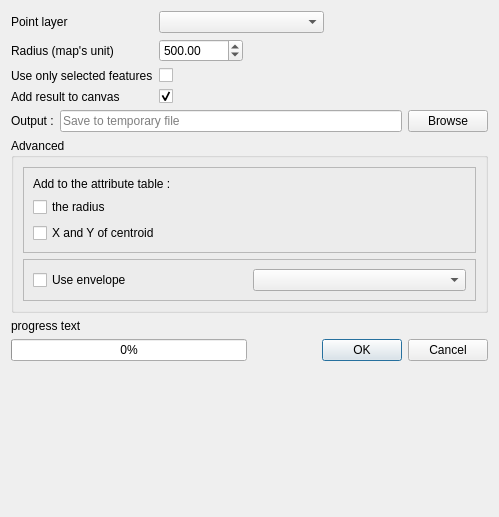
<?xml version="1.0" encoding="UTF-8"?>
<ui version="4.0">
 <class>Blur</class>
 <widget class="QWidget" name="Blur">
  <property name="geometry">
   <rect>
    <x>0</x>
    <y>0</y>
    <width>499</width>
    <height>517</height>
   </rect>
  </property>
  <property name="windowTitle">
   <string notr="true">Form</string>
  </property>
  <layout class="QVBoxLayout" name="verticalLayout">
   <item>
    <layout class="QFormLayout" name="formLayout">
     <property name="fieldGrowthPolicy">
      <enum>QFormLayout::ExpandingFieldsGrow</enum>
     </property>
     <item row="3" column="0">
      <widget class="QLabel" name="label_4">
       <property name="text">
        <string>Radius (map's unit)</string>
       </property>
      </widget>
     </item>
     <item row="4" column="0">
      <widget class="QLabel" name="label_5">
       <property name="text">
        <string>Use only selected features</string>
       </property>
      </widget>
     </item>
     <item row="4" column="1">
      <widget class="QCheckBox" name="checkBox_selectedOnlyFeatures">
       <property name="text">
        <string/>
       </property>
      </widget>
     </item>
     <item row="5" column="0">
      <widget class="QLabel" name="label_6">
       <property name="text">
        <string>Add result to canvas</string>
       </property>
      </widget>
     </item>
     <item row="5" column="1">
      <widget class="QCheckBox" name="checkBox_addToMap">
       <property name="text">
        <string/>
       </property>
       <property name="checked">
        <bool>true</bool>
       </property>
      </widget>
     </item>
     <item row="1" column="0">
      <widget class="QLabel" name="label_3">
       <property name="text">
        <string>Point layer</string>
       </property>
      </widget>
     </item>
     <item row="1" column="1">
      <layout class="QHBoxLayout" name="horizontalLayout_2">
       <item>
        <widget class="QComboBox" name="comboBox_layerToBlur">
         <property name="sizePolicy">
          <sizepolicy hsizetype="Expanding" vsizetype="Fixed">
           <horstretch>0</horstretch>
           <verstretch>0</verstretch>
          </sizepolicy>
         </property>
        </widget>
       </item>
       <item>
        <spacer name="horizontalSpacer">
         <property name="orientation">
          <enum>Qt::Horizontal</enum>
         </property>
         <property name="sizeHint" stdset="0">
          <size>
           <width>40</width>
           <height>20</height>
          </size>
         </property>
        </spacer>
       </item>
      </layout>
     </item>
     <item row="3" column="1">
      <widget class="QDoubleSpinBox" name="spinBox_radius">
       <property name="minimum">
        <double>0.000000000000000</double>
       </property>
       <property name="maximum">
        <double>999999999.000000000000000</double>
       </property>
       <property name="singleStep">
        <double>50.000000000000000</double>
       </property>
       <property name="value">
        <double>500.000000000000000</double>
       </property>
      </widget>
     </item>
    </layout>
   </item>
   <item>
    <layout class="QHBoxLayout" name="horizontalLayout">
     <item>
      <widget class="QLabel" name="label_7">
       <property name="text">
        <string>Output :</string>
       </property>
      </widget>
     </item>
     <item>
      <widget class="QLineEdit" name="lineEdit_outputFile">
       <property name="enabled">
        <bool>true</bool>
       </property>
       <property name="inputMask">
        <string/>
       </property>
       <property name="text">
        <string/>
       </property>
       <property name="placeholderText">
        <string>Save to temporary file</string>
       </property>
      </widget>
     </item>
     <item>
      <widget class="QPushButton" name="pushButton_browseFolder">
       <property name="text">
        <string>Browse</string>
       </property>
      </widget>
     </item>
    </layout>
   </item>
   <item>
    <widget class="QgsCollapsibleGroupBox" name="groupBox_advanced">
     <property name="title">
      <string>Advanced</string>
     </property>
     <property name="collapsed">
      <bool>true</bool>
     </property>
     <property name="saveCollapsedState">
      <bool>false</bool>
     </property>
     <layout class="QVBoxLayout" name="verticalLayout_4">
      <item>
       <widget class="QFrame" name="frame">
        <property name="sizePolicy">
         <sizepolicy hsizetype="Expanding" vsizetype="Preferred">
          <horstretch>0</horstretch>
          <verstretch>0</verstretch>
         </sizepolicy>
        </property>
        <property name="frameShape">
         <enum>QFrame::StyledPanel</enum>
        </property>
        <property name="frameShadow">
         <enum>QFrame::Raised</enum>
        </property>
        <layout class="QVBoxLayout" name="verticalLayout_2">
         <item>
          <widget class="QLabel" name="label_8">
           <property name="text">
            <string>Add to the attribute table :</string>
           </property>
          </widget>
         </item>
         <item>
          <widget class="QCheckBox" name="checkBox_exportRadius">
           <property name="text">
            <string>the radius</string>
           </property>
          </widget>
         </item>
         <item>
          <widget class="QCheckBox" name="checkBox_exportCentroid">
           <property name="text">
            <string>X and Y of centroid</string>
           </property>
          </widget>
         </item>
        </layout>
       </widget>
      </item>
      <item>
       <widget class="QFrame" name="frame_2">
        <property name="sizePolicy">
         <sizepolicy hsizetype="Expanding" vsizetype="Preferred">
          <horstretch>0</horstretch>
          <verstretch>0</verstretch>
         </sizepolicy>
        </property>
        <property name="frameShape">
         <enum>QFrame::StyledPanel</enum>
        </property>
        <property name="frameShadow">
         <enum>QFrame::Raised</enum>
        </property>
        <layout class="QVBoxLayout" name="verticalLayout_3">
         <item>
          <layout class="QHBoxLayout" name="horizontalLayout_3">
           <item>
            <widget class="QCheckBox" name="checkBox_envelope">
             <property name="text">
              <string>Use envelope</string>
             </property>
            </widget>
           </item>
           <item>
            <widget class="QComboBox" name="comboBox_envelope"/>
           </item>
          </layout>
         </item>
        </layout>
       </widget>
      </item>
     </layout>
    </widget>
   </item>
   <item>
    <widget class="QLabel" name="label_progress">
     <property name="text">
      <string notr="true">progress text</string>
     </property>
    </widget>
   </item>
   <item>
    <layout class="QHBoxLayout" name="horizontalLayout_4">
     <item>
      <widget class="QProgressBar" name="progressBar_blur">
       <property name="value">
        <number>0</number>
       </property>
       <property name="orientation">
        <enum>Qt::Horizontal</enum>
       </property>
      </widget>
     </item>
     <item>
      <widget class="QDialogButtonBox" name="buttonBox_blur">
       <property name="standardButtons">
        <set>QDialogButtonBox::Cancel|QDialogButtonBox::Ok</set>
       </property>
      </widget>
     </item>
    </layout>
   </item>
   <item>
    <spacer name="verticalSpacer">
     <property name="orientation">
      <enum>Qt::Vertical</enum>
     </property>
     <property name="sizeHint" stdset="0">
      <size>
       <width>17</width>
       <height>66</height>
      </size>
     </property>
    </spacer>
   </item>
  </layout>
 </widget>
 <customwidgets>
  <customwidget>
   <class>QgsCollapsibleGroupBox</class>
   <extends>QGroupBox</extends>
   <header>qgscollapsiblegroupbox.h</header>
   <container>1</container>
  </customwidget>
 </customwidgets>
 <resources>
  <include location="../../../../../plugins/GeoHealth/resources/resources.qrc"/>
 </resources>
 <connections>
  <connection>
   <sender>checkBox_envelope</sender>
   <signal>toggled(bool)</signal>
   <receiver>comboBox_envelope</receiver>
   <slot>setEnabled(bool)</slot>
   <hints>
    <hint type="sourcelabel">
     <x>133</x>
     <y>280</y>
    </hint>
    <hint type="destinationlabel">
     <x>365</x>
     <y>280</y>
    </hint>
   </hints>
  </connection>
 </connections>
</ui>
